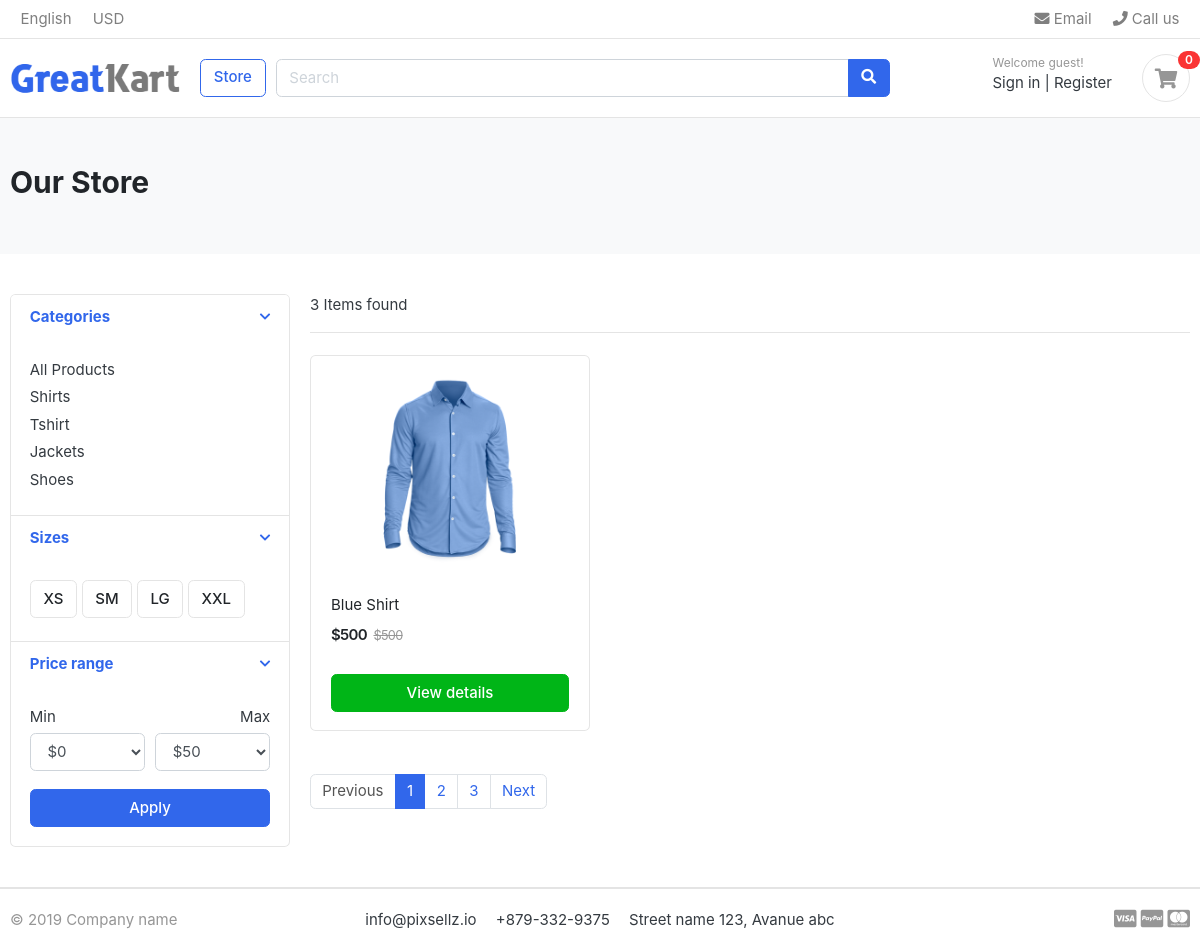
/store/, run on the app's committed database.
### category/models.py (models this page shows, shortened)
class Category(models.Model):
    category_name = models.CharField(max_length=50, unique=True)
    slug = models.SlugField(max_length=100, unique=True)
    description = models.TextField(max_length=255, blank=True)
    cat_image = models.ImageField(upload_to='photos/categories', blank=True)
    class Meta:
        verbose_name = 'category'
        verbose_name_plural = 'categories'
    def get_url(self):
            return reverse('products_by_category', args=[self.slug])

### store/models.py (models this page shows, shortened)
class Products(models.Model):
    product_name    = models.CharField(max_length=200, unique=True)
    slug            = models.SlugField(max_length=200, unique=True)
    description     = models.TextField(max_length=500, blank=True)
    price           = models.IntegerField()
    images          = models.ImageField(upload_to='photos/products')
    stock           = models.IntegerField()
    is_available    = models.BooleanField(default=True)
    category        = models.ForeignKey(Category, on_delete=models.CASCADE)
    created_date    = models.DateTimeField(auto_now_add=True)
    modified_date   = models.DateTimeField(auto_now=True)
    def get_url(self):
        return reverse('product_detail', args=[self.category.slug,self.slug])

### store/views.py (the view)
# urls.py: path('store/' , include('store.urls')),
def store(request,category_slug=None):
    categories=None
    product = None
    if category_slug != None:
        categories =get_object_or_404(Category , slug=category_slug)
        product =Products.objects.filter(category = categories ,is_available=True).order_by('id')
        paginator = Paginator(product,1)
        page = request.GET.get('page')
        paged_product = paginator.get_page(page)
        product_count = product.count()
        product_count = product.count()
    else:
        product = Products.objects.all().filter(is_available=True).order_by('id')
        paginator = Paginator(product,1)
        page = request.GET.get('page')
        paged_product = paginator.get_page(page)
        product_count = product.count()
    context = {
        'products' : paged_product,
        'product_count' : product_count,
    }
    return render(request, 'store/store.html',context)

### templates/store/store.html (shortened to what this page needs)
{% extends 'base.html' %}
{% load static %}
{% block content %}
<section class="section-pagetop bg">
    <div class="container">
        <h2 class="title-page">Our Store</h2>
    </div>
</section>
<section class="section-content padding-y">
    <div class="container">
        <div class="row">
            <aside class="col-md-3">
                <div class="card">
                    <article class="filter-group">
                        <header class="card-header">
                            <a href="#" data-toggle="collapse" data-target="#collapse_1" aria-expanded="true" class="">
                                <i class="icon-control fa fa-chevron-down"></i>
                                <h6 class="title">Categories</h6>
                            </a>
                        </header>
                        <div class="filter-content collapse show" id="collapse_1" style="">
                            <div class="card-body">
                                <ul class="list-menu">
                                    <li><a href="{% url 'store' %}">All Products</a></li>
                                    {% for category in links %}
                                    <li><a href="{{ category.get_url }}">{{category.category_name}} </a></li>
                                    {% endfor %}
                                </ul>
                            </div>
                        </div>
                    </article>
                    <article class="filter-group">
                        <header class="card-header">
                            <a href="#" data-toggle="collapse" data-target="#collapse_4" aria-expanded="true" class="">
                                <i class="icon-control fa fa-chevron-down"></i>
                                <h6 class="title">Sizes </h6>
                            </a>
                        </header>
                        <div class="filter-content collapse show" id="collapse_4" style="">
                            <div class="card-body">
                                <label class="checkbox-btn">
                                    <span class="btn btn-light"> XS </span>
                                </label>
                                <label class="checkbox-btn">
                                    <span class="btn btn-light"> SM </span>
                                </label>
                                <label class="checkbox-btn">
                                    <span class="btn btn-light"> LG </span>
                                </label>
                                <label class="checkbox-btn">
                                    <span class="btn btn-light"> XXL </span>
                                </label>
                            </div>
                        </div>
                    </article>
                    <article class="filter-group">
                        <header class="card-header">
                            <a href="#" data-toggle="collapse" data-target="#collapse_3" aria-expanded="true" class="">
                                <i class="icon-control fa fa-chevron-down"></i>
                                <h6 class="title">Price range </h6>
                            </a>
                        </header>
                        <div class="filter-content collapse show" id="collapse_3" style="">
                            <div class="card-body">
                                <div class="form-row">
                                    <div class="form-group col-md-6">
                                        <label>Min</label>
                                        <select class="mr-2 form-control">
                                            <option value="0">$0</option>
                                        </select>
                                    </div>
                                    <div class="form-group text-right col-md-6">
                                        <label>Max</label>
                                        <select class="mr-2 form-control">
                                            <option value="50">$50</option>
                                        </select>
                                    </div>
                                </div>
                                <button class="btn btn-block btn-primary">Apply</button>
                            </div>
                        </div>
                    </article>
                </div>
            </aside>
            <main class="col-md-9">
                <header class="border-bottom mb-4 pb-3">
                    <div class="form-inline">
                        <span class="mr-md-auto">{{ product_count }} Items found </span>
                    </div>
                </header>
                <div class="row">
                    {% for product in products %}
                    <div class="col-md-4">
                        <figure class="card card-product-grid">
                            <div class="img-wrap">
                                <a href="{{ product.get_url }}" class="img-wrap"> <img src="{{ product.images.url}}">
                                </a>
                            </div>
                            <figcaption class="info-wrap">
                                <div class="fix-height">
                                    <a href="{{ product.get_url }}" class="title">{{ product.product_name}}</a>
                                    <div class="price-wrap mt-2">
                                        <span class="price">${{ product.price }}</span>
                                        <del class="price-old">${{ product.price }}</del>
                                    </div>
                                </div>
                                {% if product.stock <= 0 %} <h3 class="btn btn-block btn-primary">Out Of Stock</h3>
                                    {% else %}
                                    <a href="{{ product.get_url }}" class="btn btn-block btn-success">View details </a>
                                    {% endif %}
                            </figcaption>
                        </figure>
                    </div>
                    {% endfor %}
                </div>
                <nav class="mt-4" aria-label="Page navigation sample">
                    {% if products.has_other_pages %}
                    <ul class="pagination">
                        {% if products.has_previous %}
                        <li class="page-item "><a class="page-link"
                                href="?page={{products.previous_page_number}}">Previous</a></li>
                        {% else %}
                        <li class="page-item disabled"><a class="page-link" href="#">Previous</a></li>
                        {% endif %}
                        {% for i in products.paginator.page_range %}
                            {% if products.number == i%}
                            <li class="page-item active"><a class="page-link" href="#">{{i}}</a></li>
                            {% else %}
                            <li class="page-item "><a class="page-link" href="?page={{i}}">{{i}}</a></li>
                            {% endif %}
                        {% endfor %}
                        {% if products.has_next %}
                        <li class="page-item "><a class="page-link"
                                href="?page={{products.next_page_number}}">Next</a></li>
                        {% else %}
                        <li class="page-item disabled"><a class="page-link" href="#">Next</a></li>
                        {%endif%}
                    </ul>
                    {% endif %}
                </nav>
            </main>
        </div>
    </div>
</section>
{% endblock %}

### templates/base.html (shortened to what this page needs)
{% load static %}
<!DOCTYPE html>
<html lang="en">
  <head>
    <link
      href="{% static 'css/bootstrap.css' %}"
      rel="stylesheet"
      type="text/css"
    />
    <link
      href="{% static 'fonts/fontawesome/css/all.min.css' %} "
      type="text/css"
      rel="stylesheet"
    />
    <link href="{% static 'css/ui.css' %}" rel="stylesheet" type="text/css" />
    <link
      href="{% static 'css/responsive.css' %} "
      rel="stylesheet"
      media="only screen and (max-width: 1200px)"
    />
  </head>
  <body>
    {% include 'includes/navbar.html' %}
    {% block content %} {% endblock %}
    {% include 'includes/footer.html' %}
  </body>
</html>

### templates/includes/navbar.html (shortened to what this page needs)
{% load static %}
{% block content %}
<header class="section-header">
    <nav class="navbar p-md-0 navbar-expand-sm navbar-light border-bottom">
    <div class="container">
      <div class="collapse navbar-collapse" id="navbarTop4">
        <ul class="navbar-nav mr-auto">
            <li class="nav-item dropdown">
                 <a href="#" class="nav-link">   English </a>
            </li>
            <li class="nav-item dropdown">
                <a href="#" class="nav-link"> USD </a>
            </li>
        </ul>
        <ul class="navbar-nav">
            <li><a href="#" class="nav-link"> <i class="fa fa-envelope"></i> Email </a></li>
            <li><a href="#" class="nav-link"> <i class="fa fa-phone"></i> Call us </a></li>
        </ul>
      </div>
    </div>
    </nav>
    <section class="header-main border-bottom">
        <div class="container">
    <div class="row align-items-center">
        <div class="col-lg-2 col-md-3 col-6">
            <a href="{% url 'home' %}" class="brand-wrap">
                <img class="logo" src="{% static 'images/logo.png' %}">
            </a>
        </div>
        <a href="{% url 'store' %}" class="btn btn-outline-primary">Store</a>
        <div class="col-lg  col-md-6 col-sm-12 col">
            <form action="#" class="search">
                <div class="input-group w-100">
                    <input type="text" class="form-control" style="width:60%;" placeholder="Search">
                    <div class="input-group-append">
                      <button class="btn btn-primary" type="submit">
                        <i class="fa fa-search"></i>
                      </button>
                    </div>
                </div>
            </form>
        </div>
        <div class="col-lg-3 col-sm-6 col-8 order-2 order-lg-3">
                    <div class="d-flex justify-content-end mb-3 mb-lg-0">
                        {% if user.id is  None %}
                        <div class="widget-header">
                            <small class="title text-muted">Welcome guest!</small>
                            <div>
                                <a href="{% url 'login' %}">Sign in</a> <span class="dark-transp"> | </span>
                                <a href="{% url 'register' %}"> Register</a>
                            </div>
                        </div>
                        {% endif %}
                        <a href="{% url 'cart' %}" class="widget-header pl-3 ml-3">
                            <div class="icon icon-sm rounded-circle border"><i class="fa fa-shopping-cart"></i></div>
                            <span class="badge badge-pill badge-danger notify">{{ cart_count }}</span>
                        </a>
                    </div>
                </div>
    </div>
        </div>
    </section>
    </header>
    {% endblock %}

### templates/includes/footer.html
{% load static %}
{% block content %}
<footer class="section-footer border-top">
	<div class="container">
		<section class="footer-bottom border-top row">
			<div class="col-md-2">
				<p class="text-muted"> &copy 2019 Company name </p>
			</div>
			<div class="col-md-8 text-md-center">
				<span  class="px-2">info@pixsellz.io</span>
				<span  class="px-2">+879-332-9375</span>
				<span  class="px-2">Street name 123, Avanue abc</span>
			</div>
			<div class="col-md-2 text-md-right text-muted">
				<i class="fab fa-lg fa-cc-visa"></i>
				<i class="fab fa-lg fa-cc-paypal"></i>
				<i class="fab fa-lg fa-cc-mastercard"></i>
			</div>
		</section>
	</div>
</footer>
{% endblock %}

### data on the page
Category: category_name "Shirts"
Category: category_name "Tshirt"
Category: category_name "Jackets"
Category: category_name "Shoes"
Products: images (picture), product_name "Blue Shirt", price "500"

### other printed values
{{ cart_count }} "0"
{{ product_count }} "3"
{{ i }} "1"
{{ i }} "2" "3"
